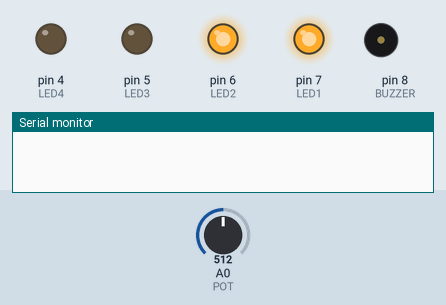
This sketch was run on a simulated Arduino Uno, built with avr-gcc and run on an emulated ATmega328P. Parts: output pins drawn as LEDs (lit = HIGH), buzzer (waves = sounding), the last lines printed to the serial monitor. The inputs (shaded band) are chosen by the test bench; at power-on: A0 (POT) = 512.

Above: at 1.2 s.
1.3 s: A0 (POT) set to 587
2.8 s: A0 (POT) set to 619
At 3.8 s:
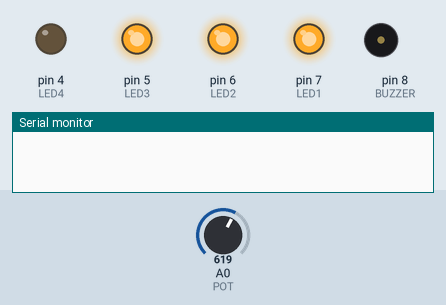
4.3 s: A0 (POT) set to 786
5.8 s: A0 (POT) set to 809
At 6.4 s:
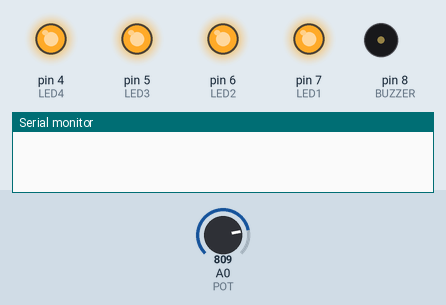
7.3 s: A0 (POT) set to 987
8.8 s: A0 (POT) set to 1019
At 9.07 s:
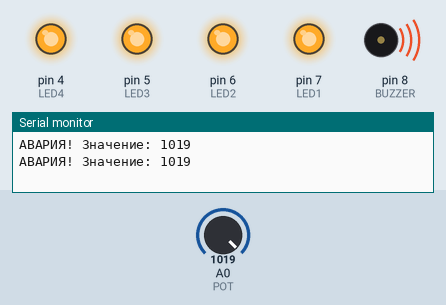
Timing chart, 0 to 12.8 s (numbered marks = the images above; inputs shaded):
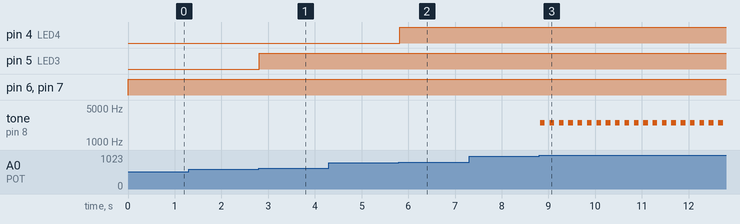

Measured:
- the behaviour switches between 600 and 601 on A0 (POT) (found by bisection; images 0 and 1)
- the behaviour switches between 800 and 801 on A0 (POT) (found by bisection; images 1 and 2)
- the behaviour switches between 1000 and 1001 on A0 (POT) (found by bisection; images 2 and 3)
- after the input at 1.3 s, every drawn part: stays the same
- after the input at 2.8 s, pin 5 (LED3): LOW → HIGH at once
- after the input at 4.3 s, every drawn part: stays the same
- after the input at 5.8 s, pin 4 (LED4): LOW → HIGH at once
- after the input at 7.3 s, every drawn part: stays the same
- after the input at 8.8 s, tone on pin 8 (BUZZER): alternates 2500 Hz for 0.10 s and silent for 0.10 s, starting at once

The sketch:

Urok9_4_Avariya.ino
```cpp
/*
  Урок 9. Задание 4 — аварийный сигнал

  Шкала работает как в задании 3. Если повернуть ручку почти
  до упора (значение больше 1000), включается АВАРИЙНЫЙ
  сигнал: пищалка часто и прерывисто пищит.

  Подключение (добавилась пищалка):
    пищалка «+» → пин 8, пищалка «−» → GND
*/

const int POT    = A0;   // потенциометр
const int LED1   = 7;    // зелёный
const int LED2   = 6;    // зелёный
const int LED3   = 5;    // жёлтый
const int LED4   = 4;    // красный
const int BUZZER = 8;    // пищалка

const int ALARM_LEVEL = 1000;   // порог аварии (максимум 1023)
const int ALARM_TONE  = 2500;   // частота аварийного писка, Гц

void setup() {
  pinMode(LED1, OUTPUT);
  pinMode(LED2, OUTPUT);
  pinMode(LED3, OUTPUT);
  pinMode(LED4, OUTPUT);
  pinMode(BUZZER, OUTPUT);
  Serial.begin(9600);
}

void loop() {
  int value = analogRead(POT);   // 0…1023

  // ----- Шкала (как в задании 3) -----
  if (value > 200) {
    digitalWrite(LED1, HIGH);
  } else {
    digitalWrite(LED1, LOW);
  }
  if (value > 400) {
    digitalWrite(LED2, HIGH);
  } else {
    digitalWrite(LED2, LOW);
  }
  if (value > 600) {
    digitalWrite(LED3, HIGH);
  } else {
    digitalWrite(LED3, LOW);
  }
  if (value > 800) {
    digitalWrite(LED4, HIGH);
  } else {
    digitalWrite(LED4, LOW);
  }

  // ----- Авария: ручка почти на максимуме -----
  if (value > ALARM_LEVEL) {
    Serial.print("АВАРИЯ! Значение: ");
    Serial.println(value);
    tone(BUZZER, ALARM_TONE);   // писк…
    delay(100);
    noTone(BUZZER);             // …пауза
    delay(100);
  } else {
    noTone(BUZZER);             // всё в норме — тишина
    delay(50);
  }
}
```
